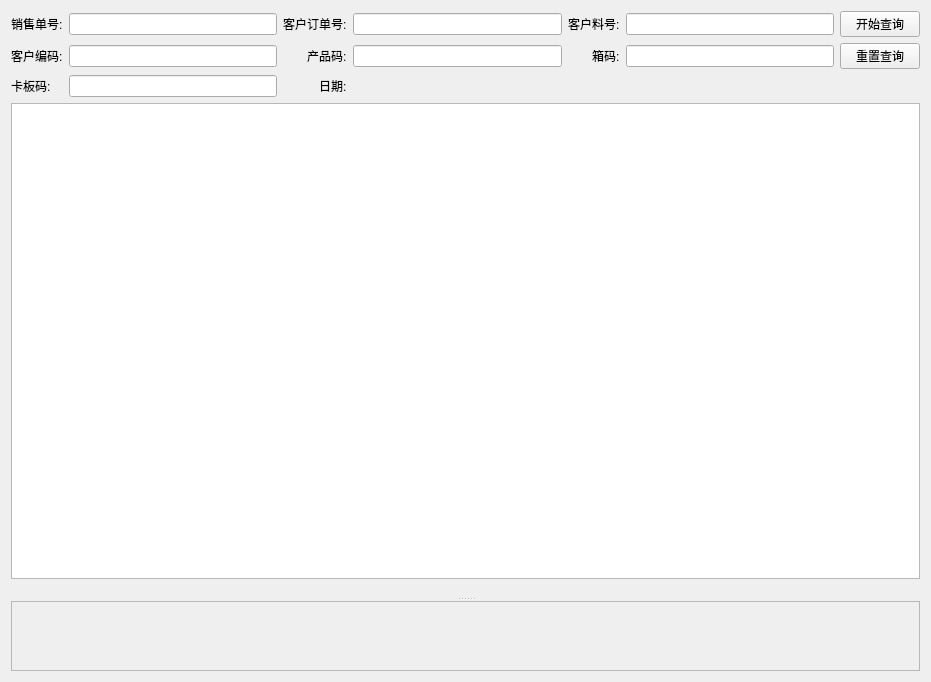
<?xml version="1.0" encoding="UTF-8"?>
<ui version="4.0">
 <class>RecordFrame</class>
 <widget class="QWidget" name="RecordFrame">
  <property name="geometry">
   <rect>
    <x>0</x>
    <y>0</y>
    <width>931</width>
    <height>682</height>
   </rect>
  </property>
  <property name="windowTitle">
   <string>Form</string>
  </property>
  <property name="styleSheet">
   <string notr="true"/>
  </property>
  <layout class="QGridLayout" name="gridLayout">
   <item row="0" column="0">
    <widget class="QSplitter" name="splitter">
     <property name="enabled">
      <bool>true</bool>
     </property>
     <property name="orientation">
      <enum>Qt::Vertical</enum>
     </property>
     <property name="opaqueResize">
      <bool>true</bool>
     </property>
     <property name="childrenCollapsible">
      <bool>true</bool>
     </property>
     <widget class="QWidget" name="verticalLayoutWidget">
      <layout class="QVBoxLayout" name="verticalLayout">
       <item>
        <layout class="QGridLayout" name="searchLayout" rowstretch="0,0,0" columnstretch="0,0,0,0,0,0,0">
         <property name="sizeConstraint">
          <enum>QLayout::SetDefaultConstraint</enum>
         </property>
         <item row="1" column="1">
          <widget class="QLineEdit" name="CUSTOMER_SERIAL">
           <property name="minimumSize">
            <size>
             <width>0</width>
             <height>0</height>
            </size>
           </property>
           <property name="focusPolicy">
            <enum>Qt::ClickFocus</enum>
           </property>
          </widget>
         </item>
         <item row="1" column="6">
          <widget class="QPushButton" name="pushButton_2">
           <property name="cursor">
            <cursorShape>PointingHandCursor</cursorShape>
           </property>
           <property name="focusPolicy">
            <enum>Qt::ClickFocus</enum>
           </property>
           <property name="text">
            <string>重置查询</string>
           </property>
           <property name="icon">
            <iconset>
             <normalon>:/logo/pic/reset.png</normalon>
            </iconset>
           </property>
          </widget>
         </item>
         <item row="1" column="2" alignment="Qt::AlignRight">
          <widget class="QLabel" name="label">
           <property name="text">
            <string>产品码:</string>
           </property>
          </widget>
         </item>
         <item row="2" column="2" alignment="Qt::AlignRight">
          <widget class="QLabel" name="label_4">
           <property name="text">
            <string>日期:</string>
           </property>
          </widget>
         </item>
         <item row="0" column="4" alignment="Qt::AlignRight">
          <widget class="QLabel" name="label_03">
           <property name="maximumSize">
            <size>
             <width>120</width>
             <height>16777215</height>
            </size>
           </property>
           <property name="layoutDirection">
            <enum>Qt::LeftToRight</enum>
           </property>
           <property name="text">
            <string>客户料号:</string>
           </property>
          </widget>
         </item>
         <item row="1" column="0" alignment="Qt::AlignRight">
          <widget class="QLabel" name="label_04">
           <property name="maximumSize">
            <size>
             <width>120</width>
             <height>16777215</height>
            </size>
           </property>
           <property name="layoutDirection">
            <enum>Qt::LeftToRight</enum>
           </property>
           <property name="text">
            <string>客户编码:</string>
           </property>
          </widget>
         </item>
         <item row="0" column="5">
          <widget class="QLineEdit" name="CUSTOMER_MATERIAL">
           <property name="minimumSize">
            <size>
             <width>0</width>
             <height>0</height>
            </size>
           </property>
           <property name="focusPolicy">
            <enum>Qt::ClickFocus</enum>
           </property>
          </widget>
         </item>
         <item row="0" column="1">
          <widget class="QLineEdit" name="ORDER_DOC_NO">
           <property name="minimumSize">
            <size>
             <width>0</width>
             <height>0</height>
            </size>
           </property>
           <property name="focusPolicy">
            <enum>Qt::ClickFocus</enum>
           </property>
          </widget>
         </item>
         <item row="1" column="5">
          <widget class="QLineEdit" name="BOX_CODE">
           <property name="focusPolicy">
            <enum>Qt::ClickFocus</enum>
           </property>
          </widget>
         </item>
         <item row="2" column="1">
          <widget class="QLineEdit" name="PALLET_CODE">
           <property name="focusPolicy">
            <enum>Qt::ClickFocus</enum>
           </property>
          </widget>
         </item>
         <item row="2" column="3" colspan="3">
          <widget class="DateRange" name="dateRange" native="true">
           <property name="maximumSize">
            <size>
             <width>300</width>
             <height>16777215</height>
            </size>
           </property>
           <property name="focusPolicy">
            <enum>Qt::ClickFocus</enum>
           </property>
          </widget>
         </item>
         <item row="1" column="3">
          <widget class="QLineEdit" name="UNIT_CODE">
           <property name="focusPolicy">
            <enum>Qt::ClickFocus</enum>
           </property>
          </widget>
         </item>
         <item row="2" column="0">
          <widget class="QLabel" name="label_3">
           <property name="text">
            <string>卡板码:</string>
           </property>
          </widget>
         </item>
         <item row="0" column="3">
          <widget class="QLineEdit" name="CUSTOMER_ORDER_DOC_NO">
           <property name="minimumSize">
            <size>
             <width>0</width>
             <height>0</height>
            </size>
           </property>
           <property name="focusPolicy">
            <enum>Qt::ClickFocus</enum>
           </property>
          </widget>
         </item>
         <item row="0" column="2" alignment="Qt::AlignRight">
          <widget class="QLabel" name="label_02">
           <property name="maximumSize">
            <size>
             <width>120</width>
             <height>16777215</height>
            </size>
           </property>
           <property name="layoutDirection">
            <enum>Qt::LeftToRight</enum>
           </property>
           <property name="text">
            <string>客户订单号:</string>
           </property>
          </widget>
         </item>
         <item row="0" column="0" alignment="Qt::AlignRight">
          <widget class="QLabel" name="label_01">
           <property name="maximumSize">
            <size>
             <width>120</width>
             <height>16777215</height>
            </size>
           </property>
           <property name="layoutDirection">
            <enum>Qt::LeftToRight</enum>
           </property>
           <property name="text">
            <string>销售单号:</string>
           </property>
          </widget>
         </item>
         <item row="1" column="4" alignment="Qt::AlignRight">
          <widget class="QLabel" name="label_2">
           <property name="text">
            <string>箱码:</string>
           </property>
          </widget>
         </item>
         <item row="0" column="6">
          <widget class="QPushButton" name="pushButton">
           <property name="cursor">
            <cursorShape>PointingHandCursor</cursorShape>
           </property>
           <property name="focusPolicy">
            <enum>Qt::ClickFocus</enum>
           </property>
           <property name="text">
            <string>开始查询</string>
           </property>
           <property name="icon">
            <iconset>
             <normalon>:/logo/pic/search.png</normalon>
            </iconset>
           </property>
          </widget>
         </item>
        </layout>
       </item>
       <item>
        <widget class="QTableView" name="tableView">
         <property name="focusPolicy">
          <enum>Qt::StrongFocus</enum>
         </property>
         <property name="editTriggers">
          <set>QAbstractItemView::NoEditTriggers</set>
         </property>
         <property name="alternatingRowColors">
          <bool>true</bool>
         </property>
         <property name="selectionMode">
          <enum>QAbstractItemView::SingleSelection</enum>
         </property>
         <property name="selectionBehavior">
          <enum>QAbstractItemView::SelectRows</enum>
         </property>
        </widget>
       </item>
       <item>
        <widget class="PagingWidget" name="paging" native="true">
         <property name="minimumSize">
          <size>
           <width>0</width>
           <height>12</height>
          </size>
         </property>
         <layout class="QHBoxLayout" name="horizontalLayout_2">
          <property name="leftMargin">
           <number>0</number>
          </property>
          <property name="topMargin">
           <number>0</number>
          </property>
          <property name="rightMargin">
           <number>0</number>
          </property>
          <property name="bottomMargin">
           <number>0</number>
          </property>
         </layout>
        </widget>
       </item>
      </layout>
     </widget>
     <widget class="QScrollArea" name="scrollArea">
      <property name="enabled">
       <bool>true</bool>
      </property>
      <property name="maximumSize">
       <size>
        <width>16777215</width>
        <height>16777215</height>
       </size>
      </property>
      <property name="focusPolicy">
       <enum>Qt::ClickFocus</enum>
      </property>
      <property name="widgetResizable">
       <bool>true</bool>
      </property>
      <widget class="QWidget" name="scrollAreaWidgetContents">
       <property name="geometry">
        <rect>
         <x>0</x>
         <y>0</y>
         <width>905</width>
         <height>69</height>
        </rect>
       </property>
       <layout class="QVBoxLayout" name="verticalLayout_2">
        <item>
         <layout class="QFormLayout" name="formLayout_3">
          <property name="fieldGrowthPolicy">
           <enum>QFormLayout::ExpandingFieldsGrow</enum>
          </property>
          <property name="rowWrapPolicy">
           <enum>QFormLayout::WrapLongRows</enum>
          </property>
          <property name="labelAlignment">
           <set>Qt::AlignLeading|Qt::AlignLeft|Qt::AlignVCenter</set>
          </property>
          <property name="horizontalSpacing">
           <number>3</number>
          </property>
          <property name="verticalSpacing">
           <number>-1</number>
          </property>
         </layout>
        </item>
       </layout>
      </widget>
     </widget>
    </widget>
   </item>
  </layout>
 </widget>
 <customwidgets>
  <customwidget>
   <class>PagingWidget</class>
   <extends>QWidget</extends>
   <header location="global">controller.component</header>
   <container>1</container>
  </customwidget>
  <customwidget>
   <class>DateRange</class>
   <extends>QWidget</extends>
   <header location="global">controller.component</header>
   <container>1</container>
  </customwidget>
 </customwidgets>
 <tabstops>
  <tabstop>tableView</tabstop>
 </tabstops>
 <resources>
  <include location="../images.qrc"/>
 </resources>
 <connections>
  <connection>
   <sender>pushButton_2</sender>
   <signal>clicked()</signal>
   <receiver>RecordFrame</receiver>
   <slot>resetEdits()</slot>
   <hints>
    <hint type="sourcelabel">
     <x>853</x>
     <y>35</y>
    </hint>
    <hint type="destinationlabel">
     <x>-43</x>
     <y>129</y>
    </hint>
   </hints>
  </connection>
  <connection>
   <sender>CUSTOMER_MATERIAL</sender>
   <signal>textChanged(QString)</signal>
   <receiver>RecordFrame</receiver>
   <slot>completerLineEdit()</slot>
   <hints>
    <hint type="sourcelabel">
     <x>799</x>
     <y>34</y>
    </hint>
    <hint type="destinationlabel">
     <x>500</x>
     <y>-87</y>
    </hint>
   </hints>
  </connection>
  <connection>
   <sender>CUSTOMER_ORDER_DOC_NO</sender>
   <signal>textChanged(QString)</signal>
   <receiver>RecordFrame</receiver>
   <slot>completerLineEdit()</slot>
   <hints>
    <hint type="sourcelabel">
     <x>538</x>
     <y>34</y>
    </hint>
    <hint type="destinationlabel">
     <x>306</x>
     <y>-47</y>
    </hint>
   </hints>
  </connection>
  <connection>
   <sender>pushButton</sender>
   <signal>clicked()</signal>
   <receiver>RecordFrame</receiver>
   <slot>firstPage()</slot>
   <hints>
    <hint type="sourcelabel">
     <x>916</x>
     <y>105</y>
    </hint>
    <hint type="destinationlabel">
     <x>711</x>
     <y>776</y>
    </hint>
   </hints>
  </connection>
  <connection>
   <sender>CUSTOMER_SERIAL</sender>
   <signal>textChanged(QString)</signal>
   <receiver>RecordFrame</receiver>
   <slot>completerLineEdit()</slot>
   <hints>
    <hint type="sourcelabel">
     <x>264</x>
     <y>65</y>
    </hint>
    <hint type="destinationlabel">
     <x>629</x>
     <y>-48</y>
    </hint>
   </hints>
  </connection>
  <connection>
   <sender>PALLET_CODE</sender>
   <signal>textChanged(QString)</signal>
   <receiver>RecordFrame</receiver>
   <slot>completerLineEdit()</slot>
   <hints>
    <hint type="sourcelabel">
     <x>264</x>
     <y>100</y>
    </hint>
    <hint type="destinationlabel">
     <x>454</x>
     <y>813</y>
    </hint>
   </hints>
  </connection>
  <connection>
   <sender>BOX_CODE</sender>
   <signal>textChanged(QString)</signal>
   <receiver>RecordFrame</receiver>
   <slot>completerLineEdit()</slot>
   <hints>
    <hint type="sourcelabel">
     <x>799</x>
     <y>65</y>
    </hint>
    <hint type="destinationlabel">
     <x>270</x>
     <y>698</y>
    </hint>
   </hints>
  </connection>
  <connection>
   <sender>ORDER_DOC_NO</sender>
   <signal>textChanged(QString)</signal>
   <receiver>RecordFrame</receiver>
   <slot>completerLineEdit()</slot>
   <hints>
    <hint type="sourcelabel">
     <x>114</x>
     <y>34</y>
    </hint>
    <hint type="destinationlabel">
     <x>121</x>
     <y>-37</y>
    </hint>
   </hints>
  </connection>
  <connection>
   <sender>UNIT_CODE</sender>
   <signal>textChanged(QString)</signal>
   <receiver>RecordFrame</receiver>
   <slot>completerLineEdit()</slot>
   <hints>
    <hint type="sourcelabel">
     <x>444</x>
     <y>65</y>
    </hint>
    <hint type="destinationlabel">
     <x>66</x>
     <y>725</y>
    </hint>
   </hints>
  </connection>
 </connections>
 <slots>
  <slot>firstPage()</slot>
  <slot>prePage()</slot>
  <slot>nextPage()</slot>
  <slot>endPage()</slot>
  <slot>jumpPage()</slot>
  <slot>dataRowSelected()</slot>
  <slot>completerLineEdit()</slot>
  <slot>resetEdits()</slot>
 </slots>
</ui>
